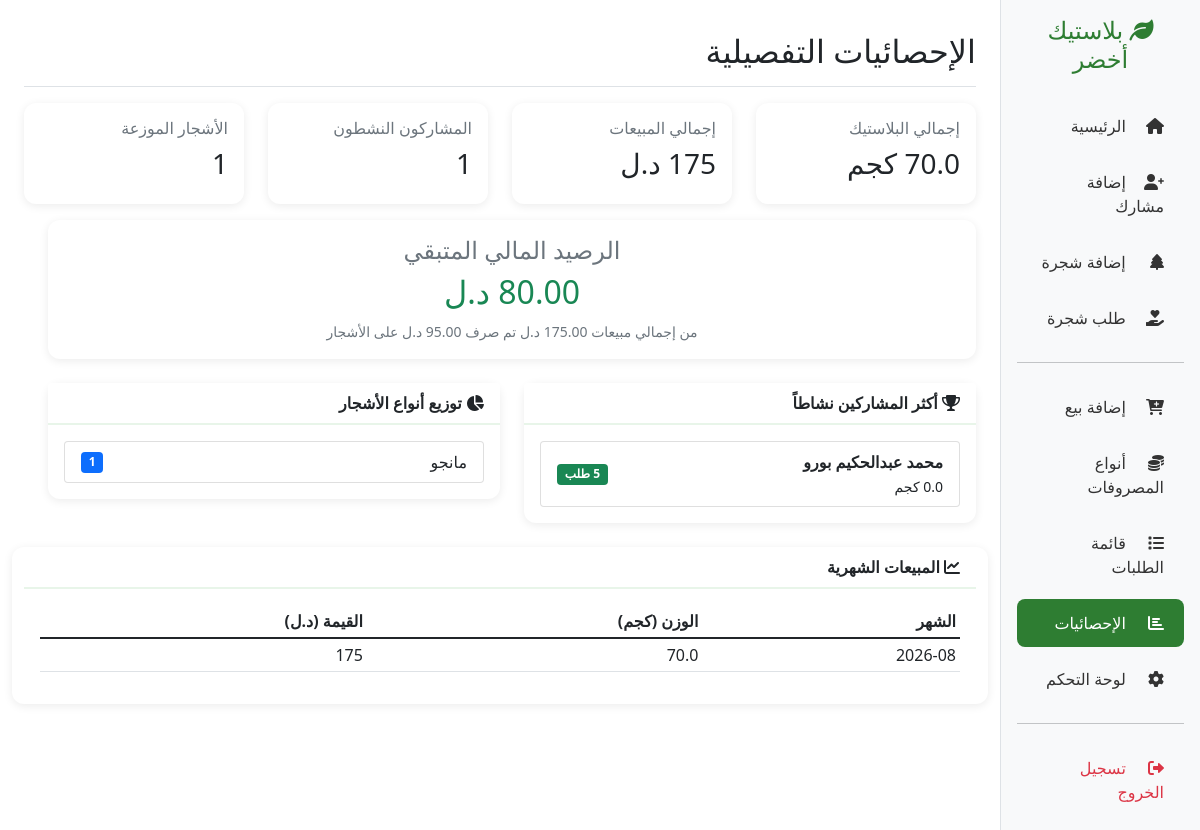
The page /statistics/ (signed in) on the database its author committed.
### core/models.py (models this page shows, shortened)
class Participant(models.Model):
    name = models.CharField(max_length=200, verbose_name="الاسم")
    phone = models.CharField(max_length=15, blank=True, null=True, verbose_name="رقم الموبايل")
    address = models.TextField(blank=True, null=True, verbose_name="العنوان")
    join_date = models.DateTimeField(auto_now_add=True, verbose_name="تاريخ الانضمام")
    is_active = models.BooleanField(default=True, verbose_name="نشط")
    class Meta:
        verbose_name = "مشارك"
        verbose_name_plural = "المشاركون"
        ordering = ['-join_date']

class Tree(models.Model):
    tree_type = models.CharField(
        max_length=50,
        verbose_name="نوع الشجرة",
        unique=True
    )
    description = models.TextField(blank=True, null=True, verbose_name="وصف")
    created_at = models.DateTimeField(auto_now_add=True)
    class Meta:
        verbose_name = "شجرة"
        verbose_name_plural = "الأشجار"
        ordering = ['tree_type']

### core/views.py (the view)
# urls.py: path('statistics/', views.statistics, name='statistics'),
@login_required
@user_passes_test(is_admin, login_url='/', redirect_field_name=None)
def statistics(request):
    total_sales_weight = Sale.objects.aggregate(total=Sum('weight_kg'))['total'] or 0
    total_sales_value = Sale.objects.aggregate(total=Sum('total_price'))['total'] or 0
    total_trees_cost = 0
    total_expenses_cost = 0
    for sale in Sale.objects.all():
        total_trees_cost += sale.get_trees_total_cost()
        total_expenses_cost += sale.get_expenses_total_cost()
    total_all_expenses = total_trees_cost + total_expenses_cost
    remaining_balance = total_sales_value - total_all_expenses
    top_participants = Participant.objects.annotate(
        total_weight=Sum('sale__weight_kg'),
        total_requests=Count('treerequest')
    ).order_by('-total_weight')[:10]
    tree_distribution = TreeRequest.objects.filter(
        status='completed'
    ).values('tree__tree_type').annotate(
        count=Sum('quantity')
    ).order_by('-count')
    monthly_sales = Sale.objects.extra(
        select={'month': "strftime('%%Y-%%m', sale_date)"}
    ).values('month').annotate(
        total_weight=Sum('weight_kg'),
        total_value=Sum('total_price')
    ).order_by('month')
    return render(request, 'core/statistics.html', {
        'total_sales_weight': total_sales_weight,
        'total_sales_value': total_sales_value,
        'total_trees_cost': total_trees_cost,
        'total_expenses_cost': total_expenses_cost,
        'total_all_expenses': total_all_expenses,
        'remaining_balance': remaining_balance,
        'total_participants': Participant.objects.filter(is_active=True).count(),
        'total_trees_requested': TreeRequest.objects.filter(
            status='completed').aggregate(total=Sum('quantity'))['total'] or 0,
        'top_participants': top_participants,
        'tree_distribution': tree_distribution,
        'monthly_sales': monthly_sales,
    })

### core/models.py (called while the page is built)
    def get_trees_total_cost(self):
        total = 0
        for st in self.saletree_set.all():
            total += st.quantity * st.price_per_tree
        return total

    def get_expenses_total_cost(self):
        total = 0
        for exp in self.saleexpense_set.all():
            total += exp.quantity * exp.price_per_unit
        return total

### core/views.py (called while the page is built)
def is_admin(user):
    return user.is_superuser or user.is_staff

### core/templates/core/statistics.html (shortened to what this page needs)
{% extends 'core/base.html' %}
{% block content %}
<div class="d-flex justify-content-between flex-wrap flex-md-nowrap align-items-center pt-3 pb-2 mb-3 border-bottom">
    <h1 class="h2">الإحصائيات التفصيلية</h1>
</div>
<div class="row mb-4">
    <div class="col-md-3 mb-3">
        <div class="card">
            <div class="card-body">
                <h6 class="text-muted">إجمالي البلاستيك</h6>
                <h3>{{ total_sales_weight|floatformat:1 }} كجم</h3>
            </div>
        </div>
    </div>
    <div class="col-md-3 mb-3">
        <div class="card">
            <div class="card-body">
                <h6 class="text-muted">إجمالي المبيعات</h6>
                <h3>{{ total_sales_value|floatformat:0 }} د.ل</h3>
            </div>
        </div>
    </div>
    <div class="col-md-3 mb-3">
        <div class="card">
            <div class="card-body">
                <h6 class="text-muted">المشاركون النشطون</h6>
                <h3>{{ total_participants }}</h3>
            </div>
        </div>
    </div>
    <div class="col-md-3 mb-3">
        <div class="card">
            <div class="card-body">
                <h6 class="text-muted">الأشجار الموزعة</h6>
                <h3>{{ total_trees_requested }}</h3>
            </div>
        </div>
    </div>
<div class="row mb-4">
    <div class="col-md-12">
        <div class="card {% if remaining_balance < 0 %}border-danger{% elif remaining_balance == 0 %}border-warning{% else %}border-success{% endif %}">
            <div class="card-body text-center">
                <h4 class="text-muted">الرصيد المالي المتبقي</h4>
                <h2 class="{% if remaining_balance < 0 %}text-danger{% elif remaining_balance == 0 %}text-warning{% else %}text-success{% endif %}">
                    {{ remaining_balance|floatformat:2 }} د.ل
                </h2>
                <small class="text-muted">
                    من إجمالي مبيعات {{ total_sales_value|floatformat:2 }} د.ل
                    تم صرف {{ total_trees_cost|floatformat:2 }} د.ل على الأشجار
                </small>
            </div>
        </div>
    </div>
</div>
<div class="row">
    <div class="col-md-6 mb-4">
        <div class="card">
            <div class="card-header">
                <i class="fas fa-trophy"></i> أكثر المشاركين نشاطاً
            </div>
            <div class="card-body">
                <div class="list-group">
                    {% for participant in top_participants %}
                        <div class="list-group-item d-flex justify-content-between align-items-center">
                            <div>
                                <strong>{{ participant.name }}</strong>
                                <br>
                                <small>{{ participant.total_weight|default:0|floatformat:1 }} كجم</small>
                            </div>
                            <span class="badge bg-success">{{ participant.total_requests|default:0 }} طلب</span>
                        </div>
                    {% empty %}
                        <p class="text-muted text-center">لا توجد بيانات</p>
                    {% endfor %}
                </div>
            </div>
        </div>
    </div>
    <div class="col-md-6 mb-4">
        <div class="card">
            <div class="card-header">
                <i class="fas fa-chart-pie"></i> توزيع أنواع الأشجار
            </div>
            <div class="card-body">
                <div class="list-group">
                    {% for item in tree_distribution %}
                        <div class="list-group-item d-flex justify-content-between align-items-center">
                            {{ item.tree__tree_type|default:"غير محدد" }}
                            <span class="badge bg-primary">{{ item.count }}</span>
                        </div>
                    {% empty %}
                        <p class="text-muted text-center">لا توجد بيانات</p>
                    {% endfor %}
                </div>
            </div>
        </div>
    </div>
</div>
<div class="card">
    <div class="card-header">
        <i class="fas fa-chart-line"></i> المبيعات الشهرية
    </div>
    <div class="card-body">
        <div class="table-responsive">
            <table class="table table-sm">
                <thead>
                    <tr>
                        <th>الشهر</th>
                        <th>الوزن (كجم)</th>
                        <th>القيمة (د.ل)</th>
                    </tr>
                </thead>
                <tbody>
                    {% for item in monthly_sales %}
                    <tr>
                        <td>{{ item.month }}</td>
                        <td>{{ item.total_weight|floatformat:1 }}</td>
                        <td>{{ item.total_value|floatformat:0 }}</td>
                    </tr>
                    {% empty %}
                    <tr>
                        <td colspan="3" class="text-center text-muted">لا توجد بيانات</td>
                    </tr>
                    {% endfor %}
                </tbody>
            </table>
        </div>
    </div>
</div>
{% endblock %}

### core/templates/core/base.html (style rules this page uses)
.card { border-radius: 12px; box-shadow: 0 2px 10px rgba(0,0,0,0.08); border: none; }
.card-header { background-color: white; border-bottom: 2px solid #e8f5e9; font-weight: bold; }

### rows shown on the page
Participant: name "محمد عبدالحكيم بورو", total_weight "0.0", total_requests "5"
Tree: tree__tree_type "مانجو", count "1"

### other values the page prints
{{ total_participants }} "1"
{{ total_trees_requested }} "1"
{{ item.month }} "2026-08"
{{ item.total_weight|floatformat:1 }} "70.0"
{{ item.total_value|floatformat:0 }} "175"
